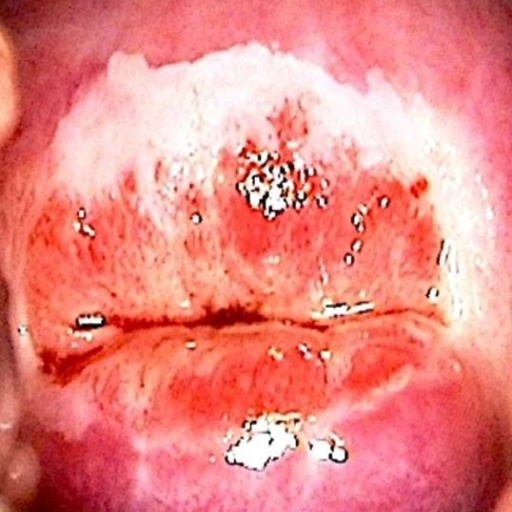
#> input picture images/abnormal.jpg, 512 x 512 px
$ jupyter execute multiotsu_segmentation.ipynb   (text cells are left out)
#> lines starting #> are read from the running program, lines starting #| are printed output that depends on the picture; after the words box and inside, x2 and y2 are one past the last pixel; in counts of white or black regions, pixels touching at a corner belong together; pictures that were not available may be replaced by others from this repository, and a replacement may not be noted
[cell 1]
import cv2 as cv
import numpy as np
import os
import glob
from tqdm import tqdm
from skimage.filters import threshold_multiotsu
import matplotlib.pyplot as plt

[cell 2]
abnormal_image = cv.imread('../../images/abnormal.jpg')
#> abnormal_image is the input picture: shape (512, 512, 3); mean B, G, R 131.2, 135.2, 234.6
normal_image = cv.imread('../../images/normal.jpg')
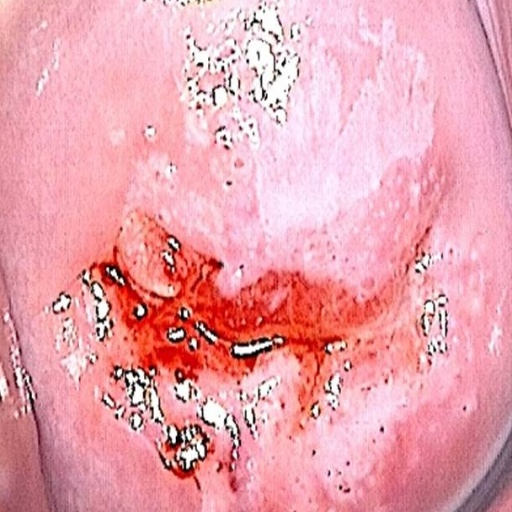
#> input picture datasets/dataset_d/001_resized_512_images/abnormal/AAI1.jpg, 512 x 512 px, given in place of normal.jpg, which was not available
#> normal_image is the input picture: shape (512, 512, 3); mean B, G, R 173.4, 161.4, 233.2

abnormal_image = cv.cvtColor(abnormal_image, cv.COLOR_BGR2RGB)
normal_image = cv.cvtColor(normal_image, cv.COLOR_BGR2RGB)

abnormal_image_gray = cv.cvtColor(abnormal_image, cv.COLOR_BGR2GRAY)
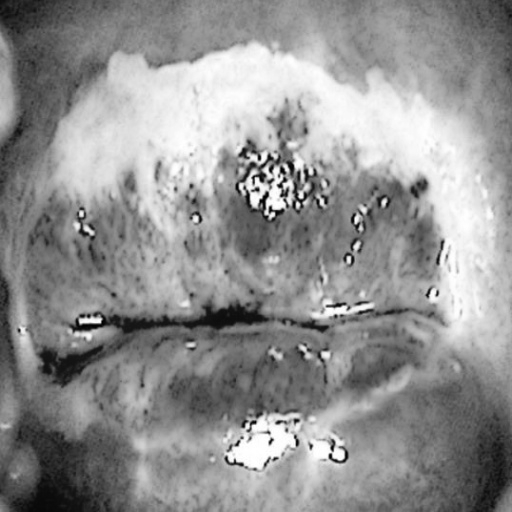
#> abnormal_image_gray: shape (512, 512); min 0, max 255, mean 145.3
normal_image_gray = cv.cvtColor(normal_image, cv.COLOR_BGR2GRAY)
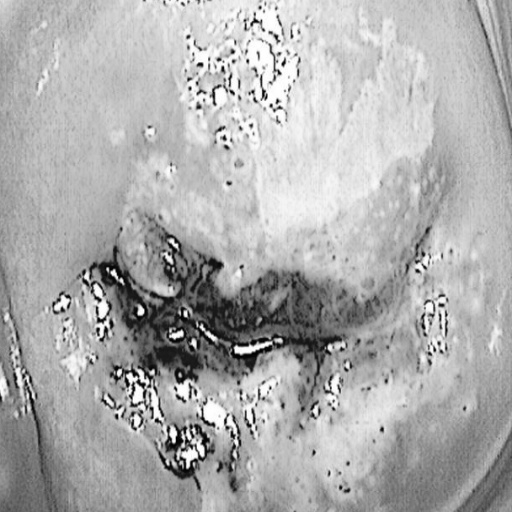
#> normal_image_gray: shape (512, 512); min 0, max 255, mean 173.2

[cell 3]
abnormal_thresholds = threshold_multiotsu(abnormal_image_gray, classes=5)
#> abnormal_thresholds = [71, 117, 156, 203]
abnormal_regions = np.digitize(abnormal_image_gray, bins=abnormal_thresholds)
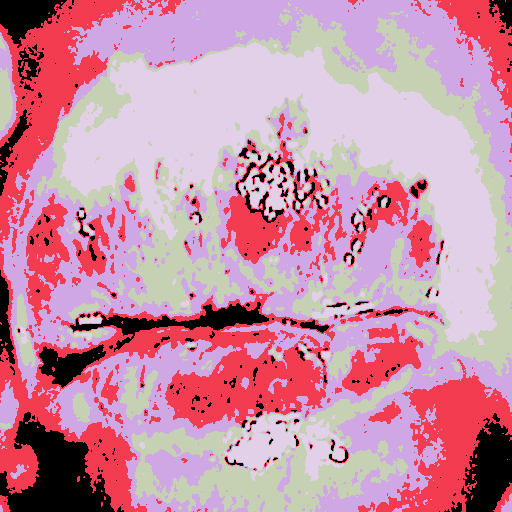
#> abnormal_regions: shape (512, 512) int64; 5 distinct labels, from 0 to 4; one colour per label, 0 black

normal_thresholds = threshold_multiotsu(normal_image_gray, classes=5)
#> normal_thresholds = [79, 137, 176, 209]
normal_regions = np.digitize(normal_image_gray, bins=normal_thresholds)
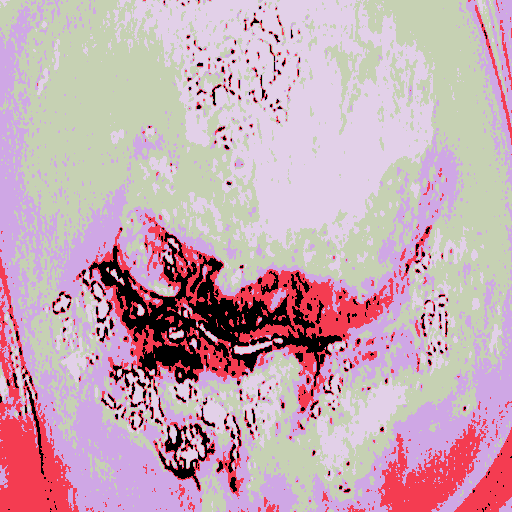
#> normal_regions: shape (512, 512) int64; 5 distinct labels, from 0 to 4; one colour per label, 0 black

fig, ax = plt.subplots(2, 3, figsize=(15, 8))

ax[0, 0].imshow(abnormal_image_gray, cmap='gray')
ax[0, 0].set_title('Abnormal Image')
ax[0, 0].axis('off')

ax[0, 1].hist(abnormal_image_gray.ravel(), bins=256, color='gray')
for thr in abnormal_thresholds:
    ax[0, 1].axvline(thr, color='red', linestyle='--')
#> this loop made 4 passes
#> thr on passes 1 to 4: 71, 117, 156, 203
ax[0, 1].set_title('Abnormal Histogram')

ax[0, 2].imshow(abnormal_regions, cmap='jet')
ax[0, 2].set_title('Abnormal Regions')
ax[0, 2].axis('off')

ax[1, 0].imshow(normal_image_gray, cmap='gray')
ax[1, 0].set_title('Normal Image')
ax[1, 0].axis('off')

ax[1, 1].hist(normal_image_gray.ravel(), bins=256, color='gray')
for thr in normal_thresholds:
    ax[1, 1].axvline(thr, color='red', linestyle='--')
#> this loop made 4 passes
#> thr on passes 1 to 4: 79, 137, 176, 209
ax[1, 1].set_title('Normal Histogram')

ax[1, 2].imshow(normal_regions, cmap='jet')
ax[1, 2].set_title('Normal Regions')
ax[1, 2].axis('off')

plt.tight_layout()
plt.show()
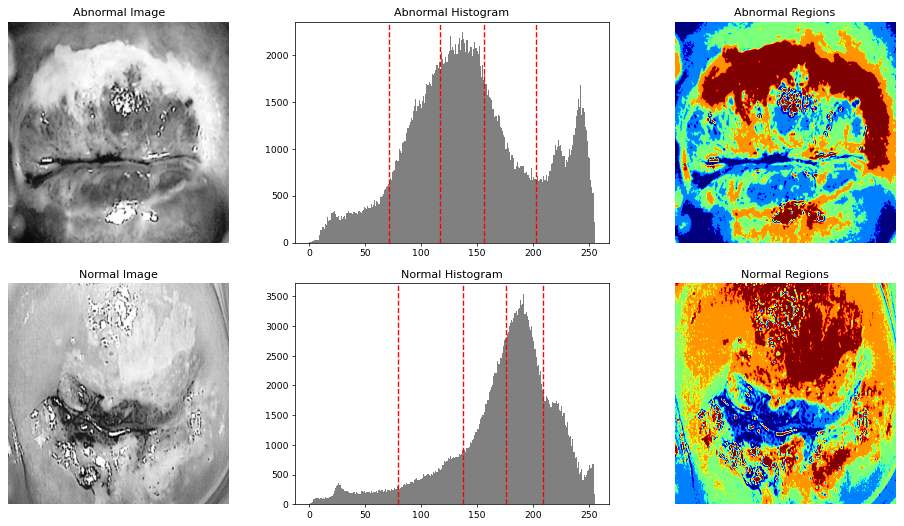
#> figure drawn by matplotlib, 6 panels; panel 2: tallest bar 2245 high, from x = 136.5 to 137.5; panel 5: tallest bar 3546 high, from x = 191.2 to 192.2

[cell 4]
def toBinaryMask(regions):
    output = (regions * (255 // (regions.max() + 1))).astype(np.uint8)
    output[output < np.unique(output)[-1]] = 0
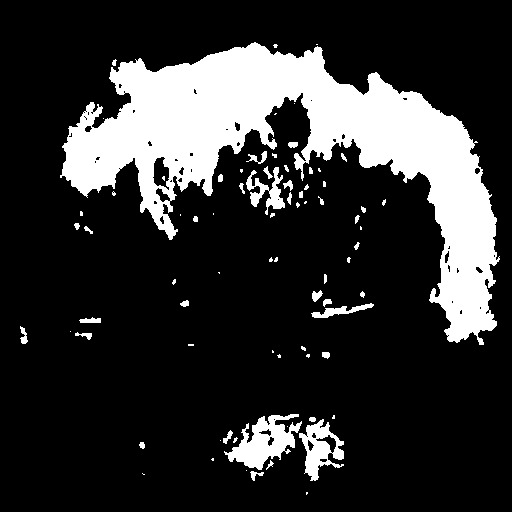
#> output: shape (512, 512); values 0 (black) and 204 (white), 19.1% white; 77 white regions (39 under 20 px), largest, box (x1, y1, x2, y2) and area: (60, 42, 500, 345) 43858, (224, 414, 302, 470) 2083, (299, 419, 344, 481) 1310
    output[output >= np.unique(output)[-1]] = 1
    return output

abnormal_mask = toBinaryMask(abnormal_regions)
normal_mask = toBinaryMask(normal_regions)
#> in toBinaryMask (call 2), `output = (regions * (255 // (regions.max() + 1))).astype(np.uint8)`:
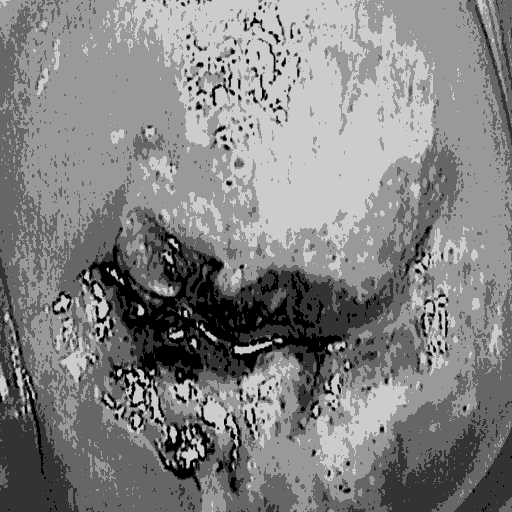
#> output: shape (512, 512); min 0, max 204, mean 130.3
#> in toBinaryMask (call 2), `output[output < np.unique(output)[-1]] = 0`:
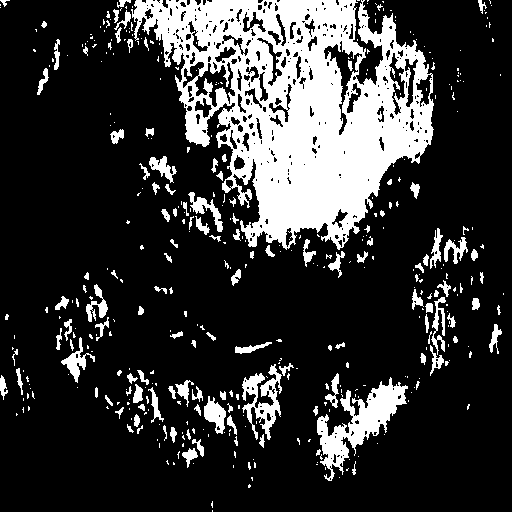
#> output: shape (512, 512); values 0 (black) and 204 (white), 20.8% white; 422 white regions (301 under 20 px), largest, box (x1, y1, x2, y2) and area: (131, 0, 434, 250) 39317, (317, 377, 408, 481) 3176, (242, 364, 282, 440) 1283

fig, ax = plt.subplots(1, 2, figsize=(10, 6))

ax[0].imshow(abnormal_mask, cmap='gray')
ax[0].set_title('Abnormal Mask')
ax[0].axis('off')

ax[1].imshow(normal_mask, cmap='gray')
ax[1].set_title('Normal Mask')
ax[1].axis('off')

plt.tight_layout()
plt.show()

[cell 5]
abnormal_mask_3ch = np.stack([abnormal_mask]*3, axis=-1)
normal_mask_3ch = np.stack([normal_mask]*3, axis=-1)

segmented_abnormal = abnormal_image * abnormal_mask_3ch
segmented_normal = normal_image * normal_mask_3ch
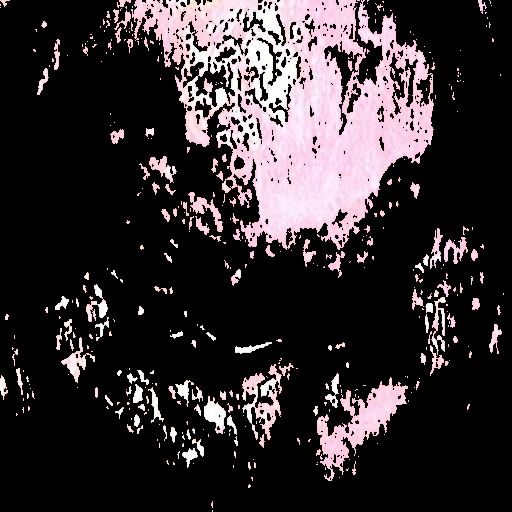
#> segmented_normal: shape (512, 512, 3); mean R, G, B 52.2, 45.4, 48.6

fig, ax = plt.subplots(1, 2, figsize=(10, 6))

ax[0].imshow(segmented_abnormal.astype(np.uint8))
ax[0].set_title('Segmented Abnormal')
ax[0].axis('off')

ax[1].imshow(segmented_normal.astype(np.uint8))
ax[1].set_title('Segmented Normal')
ax[1].axis('off')

plt.tight_layout()
plt.show()
